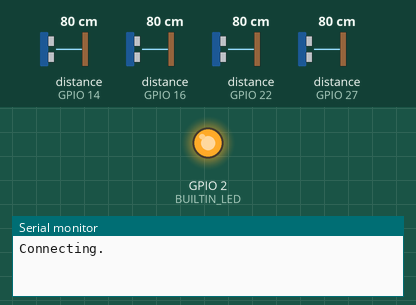
This sketch was run on a simulated ESP32. Parts: output pins drawn as LEDs (lit = HIGH), the last lines printed to the serial monitor. Wiring (inferred from the names in the program): 4 × ultrasonic range finder: trigger GPIO 12, echo GPIO 14 / trigger GPIO 17, echo GPIO 16 / trigger GPIO 23, echo GPIO 22 / trigger GPIO 26, echo GPIO 27. The inputs (shaded band) are chosen by the test bench; at power-on: distance to the obstacle (sensors on GPIO 14, GPIO 16, GPIO 22, GPIO 27) 80 cm. The echo pulse lasts 58.3 µs per cm; WiFi joins after 1.5 s; servers stay silent unless stated; pins used as bus, display or sensor lines are not drawn.

Above: at 0.1 s.
At 3.5 s:
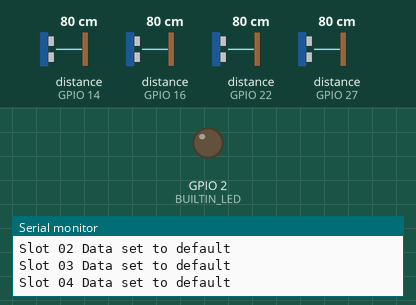
3.6 s: distance to the obstacle (sensor on GPIO 14) set to 2 cm
Timing chart, 0 to 6.6 s (numbered marks = the images above; inputs shaded):
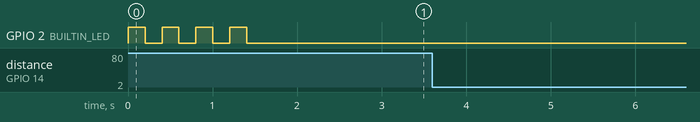

The sketch:

ultrasonic.ino
```cpp
#if defined(ESP32)
  #include <WiFi.h>
#endif
#include <Firebase_ESP_Client.h>
#include "addons/TokenHelper.h"
#include "addons/RTDBHelper.h"

#define DATABASE_URL ""
#define API_KEY ""
#define WIFI_SSID ""
#define WIFI_PASSWORD ""

#define BUILTIN_LED 2
#define ONE_PIR_TRIG 17
#define ONE_PIR_ECHO 16
#define TWO_PIR_TRIG 26
#define TWO_PIR_ECHO 27
#define THREE_PIR_TRIG 12
#define THREE_PIR_ECHO 14
#define FOUR_PIR_TRIG 23
#define FOUR_PIR_ECHO 22

// Define Firebase Data object
FirebaseData fbdo;
FirebaseAuth auth;
FirebaseConfig config;

unsigned long sendDataPrevMillis = 0;
bool signupOK = false;

int remainingSlot = 4;
int preRemainingSlot = 4;
int slotVal1 = 0;
int slotVal2 = 0;
int slotVal3 = 0;
int slotVal4 = 0;

void setup() {
  initializePins();
  Serial.begin(9600);

  connectToWiFi();
  initializeFirebase();
  if (Firebase.ready() && signupOK) {
    setFirebaseDefault();
  }
}

void loop() {
  if (Firebase.ready() && signupOK && (millis() - sendDataPrevMillis > 3000 || sendDataPrevMillis == 0)) {
    sendDataPrevMillis = millis();
    updateAllSlots();
  }

  handleWiFiReconnect();
}

void initializePins() {
  pinMode(BUILTIN_LED, OUTPUT);
  pinMode(ONE_PIR_TRIG, OUTPUT);
  pinMode(ONE_PIR_ECHO, INPUT);
  pinMode(TWO_PIR_TRIG, OUTPUT);
  pinMode(TWO_PIR_ECHO, INPUT);
  pinMode(THREE_PIR_TRIG, OUTPUT);
  pinMode(THREE_PIR_ECHO, INPUT);
  pinMode(FOUR_PIR_TRIG, OUTPUT);
  pinMode(FOUR_PIR_ECHO, INPUT);
}

void connectToWiFi() {
  WiFi.begin(WIFI_SSID, WIFI_PASSWORD);
  Serial.print("Connecting");
  while (WiFi.status() != WL_CONNECTED) {
    toggleLed();
    Serial.print(".");
    delay(200);
  }
  if (WiFi.status() == WL_CONNECTED) {
    Serial.println();
    Serial.print("Connected: ");
    Serial.println(WiFi.localIP());
  }
  Serial.println("---------------------");
}

void toggleLed() {
  digitalWrite(BUILTIN_LED, HIGH);
  delay(200);
  digitalWrite(BUILTIN_LED, LOW);
}

void initializeFirebase() {
  config.api_key = API_KEY;
  config.database_url = DATABASE_URL;
  if (Firebase.signUp(&config, &auth, "", "")) {
    Serial.println("Connected to Firebase");
    signupOK = true;
  } else {
    Serial.printf("%s\n", config.signer.signupError.message.c_str());
  }
  config.token_status_callback = tokenStatusCallback; // see addons/TokenHelper.h
  Firebase.begin(&config, &auth);
  Firebase.reconnectWiFi(true);
  Serial.println("---------------------");
}

void handleWiFiReconnect() {
  if (WiFi.status() != WL_CONNECTED) {
    connectToWiFi();
  }
}

void updateAllSlots() {
  updateSlot(ONE_PIR_TRIG, ONE_PIR_ECHO, "/slots/slot_01/availability", 1);
  updateSlot(TWO_PIR_TRIG, TWO_PIR_ECHO, "/slots/slot_02/availability", 2);
  updateSlot(THREE_PIR_TRIG, THREE_PIR_ECHO, "/slots/slot_03/availability", 3);
  updateSlot(FOUR_PIR_TRIG, FOUR_PIR_ECHO, "/slots/slot_04/availability", 4);
}

void updateSlot(int trigPin, int echoPin, const String &slot, int slotNum) {
  digitalWrite(trigPin, HIGH);
  delayMicroseconds(10);
  digitalWrite(trigPin, LOW);

  long duration = pulseIn(echoPin, HIGH);
  long cm = (duration / 2) / 29.1;
  int minimumDistance = 10; // set activation distance to 10cm

  int slotState = (cm < minimumDistance) ? 1 : 0;
  if (Firebase.RTDB.setInt(&fbdo, slot, slotState)) {
    updateRemainingSlots(slotState, slotNum);
  } else {
    Serial.println("FAILED to update slot: " + slot);
    Serial.println("REASON: " + fbdo.errorReason());
  }
}

void updateRemainingSlots(int state, int slotNum) {
  int *slotVal = nullptr;
  switch (slotNum) {
    case 1: slotVal = &slotVal1; break;
    case 2: slotVal = &slotVal2; break;
    case 3: slotVal = &slotVal3; break;
    case 4: slotVal = &slotVal4; break;
  }

  if (slotVal && *slotVal != state) {
    remainingSlot += (state == 0) ? 1 : -1;
    *slotVal = state;
  }

  if (preRemainingSlot != remainingSlot) {
    if (Firebase.RTDB.setInt(&fbdo, "/remaining_slots", remainingSlot)) {
      Serial.println("Remaining Slots Set to: " + String(remainingSlot));
      preRemainingSlot = remainingSlot;
    } else {
      Serial.println("FAILED to update remaining slots");
      Serial.println("REASON: " + fbdo.errorReason());
    }
  }
}

void setFirebaseDefault() {
  if (Firebase.RTDB.setInt(&fbdo, "/remaining_slots", 4)) {
    Serial.println("Remaining Slot count set to default");
  } else {
    Serial.println("FAILED to set default remaining slots");
    Serial.println("REASON: " + fbdo.errorReason());
  }

  for (int x = 1; x <= 4; x++) {
    if (Firebase.RTDB.setInt(&fbdo, "/slots/slot_0" + String(x) + "/availability", 0)) {
      Serial.println("Slot 0" + String(x) + " Data set to default");
    } else {
      Serial.println("FAILED to set default slot 0" + String(x));
      Serial.println("REASON: " + fbdo.errorReason());
    }
  }
}
```
